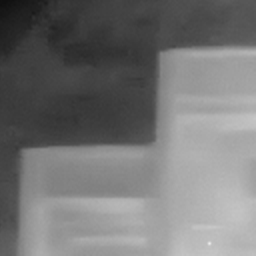
#> input picture codes/Noise Sampling/Demos/sample/00000001.png, 256 x 256 px, given as the content of the folder Demos/sample/00000001.png, which was not available
$ python Noise_Sampling.py
#> lines starting #> are read from the running program, lines starting #| are printed output that depends on the picture; pictures that were not available may be replaced by others from this repository, and a replacement may not be noted
#> further down, img is the input picture: PIL image 256x256 RGB; min 16, max 236, mean 116.7
from PIL import Image
import numpy as np
import os
import argparse


parser = argparse.ArgumentParser(description='create a dataset')
parser.add_argument('--dataset', default='Demos/sample', type=str,
                    help='dataset path')
parser.add_argument('--ns_dir', default='Demos/Noise', type=str,
                    help='noise sequences set save dir path')
opt = parser.parse_args()


def noise_window(imgSequence, sp, max_var, min_mean, max_sq_var, max_sq_mean):
    # 将输入RGB图像转化为灰度图像，并存储在img_L和img_rgb列表中。
#> called with sp = 32, max_var = 50, min_mean = 0, max_sq_var = 50, max_sq_mean = 50
    imgs_L = []
    imgs_rgb = []
    for img_rgb in imgSequence:
        img_L = img_rgb.convert('L')

        img_rgb = np.array(img_rgb)
        img_L = np.array(img_L)

        imgs_L.append(img_L)
        imgs_rgb.append(img_rgb)
#> this loop made 1 pass
#> after the loop, imgs_L = 1 item; imgs_rgb = 1 item

    w, h = img_L.shape
#> w = 256; h = 256
    collect_patchs = []
    collect_vars = []

    for i in range(0, w - sp, sp):
        for j in range(0, h - sp, sp):
            vars = []
            means = []
            for img_l in imgs_L:
                patch = img_l[i:i + sp, j:j + sp]
                var_global = np.var(patch)  # window var
                mean_global = np.mean(patch)  # window mean
                if var_global >= max_var or mean_global <= min_mean:
                    break
                vars.append(var_global)
                means.append(mean_global)
                if len(vars) != len(imgs_L):
                    continue
                if np.var(vars) <= max_sq_var and np.var(means) <= max_sq_mean:  # the var and mean of window sequence
                    imgs_patch = []
                    for img_rgb in imgs_rgb:
                        imgs_patch.append(img_rgb[i:i + sp, j:j + sp, :])
                        print(i,j)
                    collect_patchs.append(imgs_patch)
                    collect_vars.append(vars)
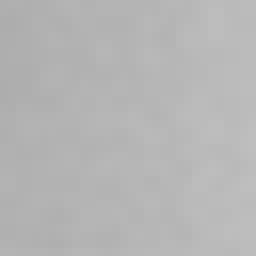
#> patch: shape (32, 32) (shown 8 times larger); min 173, max 190, mean 181.4
#> after the loop, collect_patchs = 27 items; collect_vars = 27 items, first 6: [40.84], [20.67], [9.51], [12.41], [5.78], [13.07]

    return collect_patchs, collect_vars


sp = 32
max_var = 50
min_mean = 0
max_sq_var = 50
max_sq_mean = 50


if not os.path.exists(opt.ns_dir):
    os.mkdir(opt.ns_dir)
subNames = os.listdir(opt.dataset)

cnt = 0
for subName in subNames:
    imgNames = os.listdir(os.path.join(opt.dataset, subName))
    imgNames.sort()
    imgSequence = []
    for imgName in imgNames:
        img_name = os.path.splitext(os.path.basename(imgName))[0]
        img_dir = os.path.join(opt.dataset, subName, imgName)
        img = Image.open(img_dir).convert('RGB')
        imgSequence.append(img)
    patchs, var_sqs = noise_window(imgSequence, sp, max_var, min_mean, max_sq_var, max_sq_mean)
#> patchs = 27 items; var_sqs has the same summary as collect_vars in noise_window
    for folder_idx, patch in enumerate(patchs):
        folderPath = os.path.join(opt.ns_dir, subName + '_{}'.format(folder_idx))
        if not os.path.exists(folderPath):
            os.mkdir(folderPath)
        for idx, img in enumerate(patch):
            img_name = '{:08d}'.format(idx)
            save_path = os.path.join(folderPath,
                                     '{}_{}_{}.png'.format(subName, str(folder_idx), img_name))  #
            cnt += 1
            print('collect:', cnt, save_path)
            print(var_sqs)
            Image.fromarray(img).save(save_path)
#> this loop made 27 passes
#> (printed output is left out)
#> pass 1, `Image.fromarray(img).save(save_path)`:
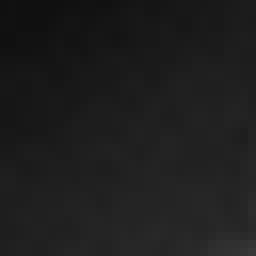
#> saved as 00000001.png_0_00000000.png: PIL image 32x32 RGB (shown 8 times larger); min 16, max 56, mean 29.6
#> pass 2, `Image.fromarray(img).save(save_path)`:
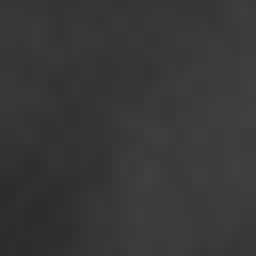
#> saved as 00000001.png_1_00000000.png: PIL image 32x32 RGB (shown 8 times larger); min 44, max 65, mean 55.9
#> after the loop, cnt = 27
